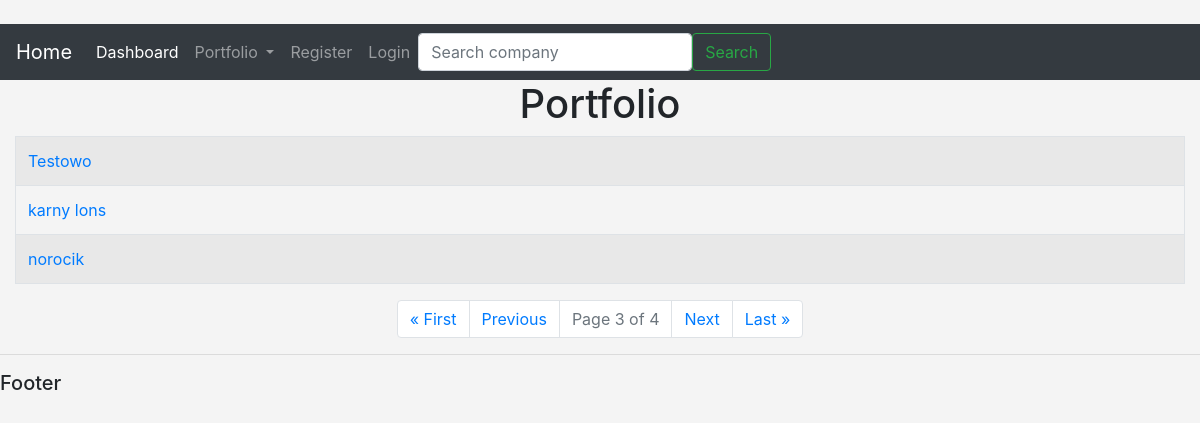
Page /list_portfolio?page=3 on the committed database.
### base/models.py (models this page shows)
class Portfolio(models.Model):
    name = models.CharField('name', max_length=60)
    company = models.ManyToManyField(Company, blank=True, null=True)
    user = models.IntegerField('portfolio user', blank=False, default=1)
    def __str__(self):
        return self.name

### base/views.py (the view)
# urls.py: path('list_portfolio', views.list_portfolio, name='list-portfolio'),
def list_portfolio(request):
    list_portfolio = Portfolio.objects.all().order_by('name')
    p = Paginator(list_portfolio, 3)
    page = request.GET.get('page')
    portfolios = p.get_page(page)
    return render(request, 'base/portfolio.html', {'show_portfolio': list_portfolio, 'portfolios': portfolios})

### base/templates/base/portfolio.html (shortened to what this page needs)
{% extends 'base/main.html' %}
{% block content %}
    <center>
    <h1>Portfolio</h1>
<table class="table table-striped table-hover table-bordered">
        {% for portfolio in portfolios %}
    <tr>
        <td>
            <a href="{% url 'show-portfolio' portfolio.id %}">{{ portfolio }}</a> <br>
        </td>
    </tr>
        {% endfor %}
</table>
    </center>
<nav aria-label="Page navigation example">
  <ul class="pagination justify-content-center">
{% if portfolios.has_previous %}
    <li class="page-item"><a class="page-link" href="?page=1">&laquo First</a></li>
    <li class="page-item"><a class="page-link" href="?page={{ portfolios.previous_page_number }}">Previous</a></li>
{% endif %}
<li class="page-item disabled"><a href="#" class="page-link">Page {{ portfolios.number }} of {{ portfolios.paginator.num_pages }}</a></li>
{% if portfolios.has_next %}
    <li class="page-item"><a class="page-link" href="?page={{ portfolios.next_page_number}}">Next</a></li>
    <li class="page-item"><a class="page-link" href="?page={{ portfolios.paginator.num_pages}}">Last &raquo</a></li>
{% endif %}
</ul>
</nav>
{% endblock content %}

### base/templates/base/main.html (style rules this page uses)
body { background: #f4f4f4; }

### rows in the picture
Portfolio: name "Testowo"
Portfolio: name "karny lons"
Portfolio: name "norocik"

### other values in the picture
{{ portfolios.number }} "3"
{{ portfolios.paginator.num_pages }} "4"
